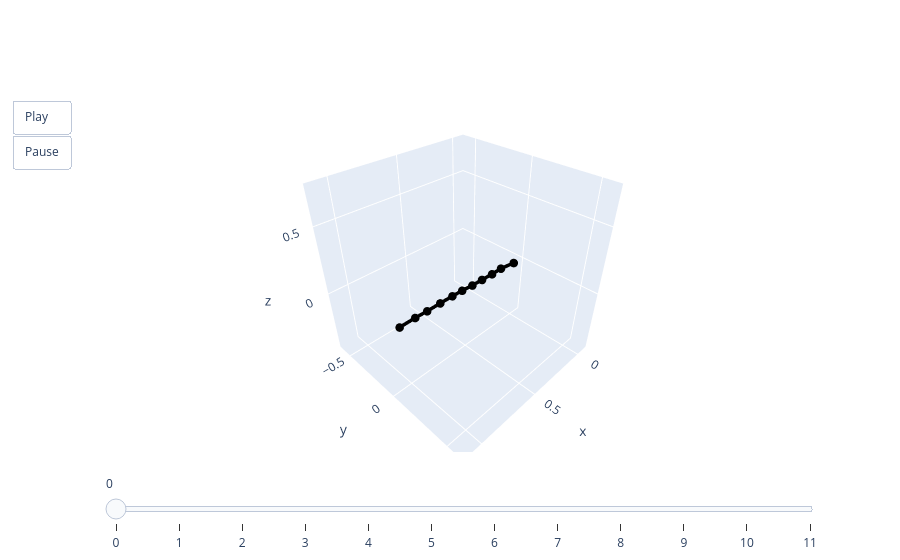

The code cell stored with this chart in its notebook:
### Code cell
animate(valid.qs[2])

### Figure 1 — Plotly figure (JSON) as saved in the notebook; plotly's stock layout.template omitted (floating-point values rounded to 4 significant figures)
{"data": [{"line": {"color": "black", "width": 7}, "marker": {"size": 5}, "mode": "lines+markers", "type": "scatter3d", "x": [0, 0.1431, 0.2375, 0.34, 0.4351, 0.5307, 0.6192, 0.7249, 0.8329, 0.9273, 1.045], "y": [0, 0, 0, 0, 0, 0, 0, 0, 0, 0, 0], "z": [0, 0.01908, 0.0177, 0.02118, 0.02352, 0.03153, 0.03422, 0.03614, 0.03613, 0.03982, 0.03913]}], "layout": {"scene": {"aspectmode": "cube", "xaxis": {"autorange": false, "range": [-0.1045, 1.15]}, "yaxis": {"autorange": false, "range": [-0.627, 0.627]}, "zaxis": {"autorange": false, "range": [-0.4826, 0.7714]}}, "sliders": [{"steps": [{"args": [["0"], {"frame": {"duration": 0, "redraw": true}, "mode": "immediate"}], "label": "0", "method": "animate"}, {"args": [["1"], {"frame": {"duration": 0, "redraw": true}, "mode": "immediate"}], "label": "1", "method": "animate"}, {"args": [["2"], {"frame": {"duration": 0, "redraw": true}, "mode": "immediate"}], "label": "2", "method": "animate"}, {"args": [["3"], {"frame": {"duration": 0, "redraw": true}, "mode": "immediate"}], "label": "3", "method": "animate"}, {"args": [["4"], {"frame": {"duration": 0, "redraw": true}, "mode": "immediate"}], "label": "4", "method": "animate"}, {"args": [["5"], {"frame": {"duration": 0, "redraw": true}, "mode": "immediate"}], "label": "5", "method": "animate"}, {"args": [["6"], {"frame": {"duration": 0, "redraw": true}, "mode": "immediate"}], "label": "6", "method": "animate"}, {"args": [["7"], {"frame": {"duration": 0, "redraw": true}, "mode": "immediate"}], "label": "7", "method": "animate"}, {"args": [["8"], {"frame": {"duration": 0, "redraw": true}, "mode": "immediate"}], "label": "8", "method": "animate"}, {"args": [["9"], {"frame": {"duration": 0, "redraw": true}, "mode": "immediate"}], "label": "9", "method": "animate"}, {"args": [["10"], {"frame": {"duration": 0, "redraw": true}, "mode": "immediate"}], "label": "10", "method": "animate"}, {"args": [["11"], {"frame": {"duration": 0, "redraw": true}, "mode": "immediate"}], "label": "11", "method": "animate"}]}], "updatemenus": [{"buttons": [{"args": [null, {"frame": {"duration": 50, "redraw": true}, "fromcurrent": true}], "label": "Play", "method": "animate"}, {"args": [[null], {"frame": {"duration": 0, "redraw": true}, "mode": "immediate"}], "label": "Pause", "method": "animate"}], "showactive": false, "type": "buttons"}]}}
